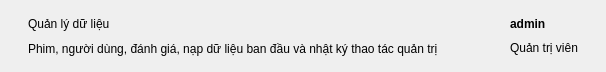
        <widget class="QFrame" name="frameHeader">
         <property name="minimumSize">
          <size>
           <width>0</width>
           <height>72</height>
          </size>
         </property>
         <property name="maximumSize">
          <size>
           <width>16777215</width>
           <height>72</height>
          </size>
         </property>
         <layout class="QHBoxLayout" name="horizontalLayoutHeader">
          <property name="spacing">
           <number>10</number>
          </property>
          <property name="leftMargin">
           <number>28</number>
          </property>
          <property name="topMargin">
           <number>12</number>
          </property>
          <property name="rightMargin">
           <number>28</number>
          </property>
          <property name="bottomMargin">
           <number>12</number>
          </property>
          <item>
           <layout class="QVBoxLayout" name="verticalLayoutPageTitle">
            <property name="spacing">
             <number>2</number>
            </property>
            <property name="leftMargin">
             <number>0</number>
            </property>
            <property name="topMargin">
             <number>0</number>
            </property>
            <property name="rightMargin">
             <number>0</number>
            </property>
            <property name="bottomMargin">
             <number>0</number>
            </property>
            <item>
             <widget class="QLabel" name="labelPageTitle">
              <property name="text">
               <string>Quản lý dữ liệu</string>
              </property>
              <property name="role" stdset="0">
               <string notr="true">pageTitle</string>
              </property>
             </widget>
            </item>
            <item>
             <widget class="QLabel" name="labelPageSub">
              <property name="text">
               <string>Phim, người dùng, đánh giá, nạp dữ liệu ban đầu và nhật ký thao tác quản trị</string>
              </property>
              <property name="role" stdset="0">
               <string notr="true">muted</string>
              </property>
             </widget>
            </item>
           </layout>
          </item>
          <item>
           <spacer name="horizontalSpacer">
            <property name="orientation">
             <enum>Qt::Horizontal</enum>
            </property>
            <property name="sizeHint" stdset="0">
             <size>
              <width>20</width>
              <height>20</height>
             </size>
            </property>
           </spacer>
          </item>
          <item>
           <widget class="QLabel" name="labelAvatar">
            <property name="minimumSize">
             <size>
              <width>32</width>
              <height>32</height>
             </size>
            </property>
            <property name="maximumSize">
             <size>
              <width>32</width>
              <height>32</height>
             </size>
            </property>
            <property name="text">
             <string />
            </property>
            <property name="pixmap">
             <pixmap>../images/ic_avatar_dark.png</pixmap>
            </property>
            <property name="scaledContents">
             <bool>true</bool>
            </property>
           </widget>
          </item>
          <item>
           <layout class="QVBoxLayout" name="verticalLayoutAdmin">
            <property name="spacing">
             <number>0</number>
            </property>
            <property name="leftMargin">
             <number>0</number>
            </property>
            <property name="topMargin">
             <number>0</number>
            </property>
            <property name="rightMargin">
             <number>0</number>
            </property>
            <property name="bottomMargin">
             <number>0</number>
            </property>
            <item>
             <widget class="QLabel" name="labelAdminName">
              <property name="text">
               <string>admin</string>
              </property>
              <property name="styleSheet">
               <string notr="true">font-weight: 700;</string>
              </property>
             </widget>
            </item>
            <item>
             <widget class="QLabel" name="labelAdminRole">
              <property name="text">
               <string>Quản trị viên</string>
              </property>
              <property name="role" stdset="0">
               <string notr="true">muted</string>
              </property>
             </widget>
            </item>
           </layout>
          </item>
         </layout>
        </widget>
